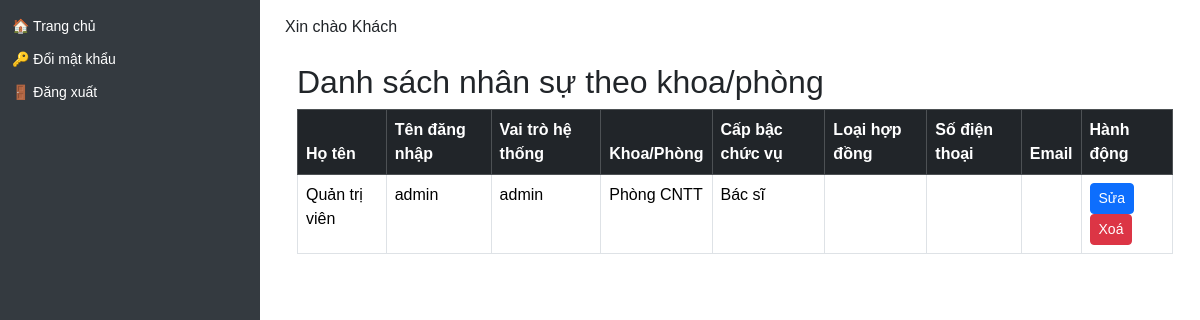
/users-by-department, run on the app's committed database.
### models/user.py (models this page shows)
class User(db.Model, UserMixin):
    __tablename__ = 'user'
    id = db.Column(db.Integer, primary_key=True)
    name = db.Column(db.String(100), nullable=False)
    username = db.Column(db.String(50), unique=True, nullable=False)
    password = db.Column(db.String(100), nullable=False)
    role = db.Column(db.String(20))  # admin / manager / user
    department = db.Column(db.String(100))
    position = db.Column(db.String(50))  # Bác sĩ / Điều dưỡng / KTV...
    contract_type = db.Column(db.String(50))  # Hợp đồng / Biên chế / v.v.
    email = db.Column(db.String(120))
    phone = db.Column(db.String(20))
    start_year = db.Column(db.Integer)  # ✅ Năm vào công tác (mới thêm)
    schedules = relationship("Schedule", back_populates="user")
    leave_requests = relationship('LeaveRequest', back_populates='user')

### app.py (the view)
@app.route('/users-by-department')
def users_by_department():
    user_role = session.get('role')
    user_dept = session.get('department')
    user_name = session.get('name')  # Thêm dòng này
    if user_role in ['manager', 'user']:
        users = User.query.filter(User.department == user_dept).order_by(User.name).all()
        departments = [user_dept]
        selected_department = user_dept
    else:
        departments = [d[0] for d in db.session.query(User.department).filter(User.department != None).distinct().all()]
        selected_department = request.args.get('department')
        if selected_department:
            users = User.query.filter(User.department == selected_department).order_by(User.name).all()
        else:
            users = User.query.order_by(User.department, User.name).all()
    user_name = session.get('name')
    app.logger.info(f"[USER_VIEW] User '{user_name}' ({user_role}) xem danh sách nhân sự khoa '{selected_department}'")
    return render_template(
        'users_by_department.html',
        users=users,
        departments=departments,
        selected_department=selected_department,
        current_user_role=user_role  # Truyền vào để template biết đang là role gì
    )

### app.py (called while the page is built)
@app.context_processor
def inject_user():
    user = None
    if 'user_id' in session:
        user = db.session.get(User, session['user_id'])
    return dict(user=user)

@app.context_processor
def inject_helpers():
    return dict(get_titled_names=get_titled_names)

@app.context_processor
def inject_helpers():
    return dict(get_titled_names=get_titled_names)

### templates/users_by_department.html (shortened to what this page needs)
{% extends "layout.html" %}
{% block content %}
<div class="container mt-4">
  <h2>Danh sách nhân sự theo khoa/phòng</h2>
  <table class="table table-bordered">
     <thead class="table-dark">
       <tr>
        <th>Họ tên</th>
        <th>Tên đăng nhập</th>
        <th>Vai trò hệ thống</th>
        <th>Khoa/Phòng</th>
        <th>Cấp bậc chức vụ</th>
        <th>Loại hợp đồng</th>
        <th>Số điện thoại</th>
        <th>Email</th>
        <th>Hành động</th>
       </tr>
    </thead>
    <tbody>
      {% for user in users %}
      <tr>
         <td>{{ user.name }}</td>
         <td>{{ user.username }}</td>
         <td>{{ user.role or '' }}</td>
         <td>{{ user.department }}</td>
         <td>{{ user.position or '' }}</td>
         <td>{{ user.contract_type or '' }}</td>
         <td>{{ user.phone or '' }}</td>
         <td>{{ user.email or '' }}</td>
         <td>
             <a href="/users/edit/{{ user.id }}" class="btn btn-sm btn-primary">Sửa</a>
             <a href="/users/delete/{{ user.id }}" class="btn btn-sm btn-danger" onclick="return confirm('Xác nhận xoá?')">Xoá</a>
         </td>
      </tr>
      {% endfor %}
    </tbody>
  </table>
</div>
{% endblock %}

### templates/layout.html (style rules this page uses)
body { margin: 0; font-family: Arial, sans-serif; }

### data on the page
User: name "Quản trị viên", username "admin", role "admin", department "Phòng CNTT", position "Bác sĩ"
